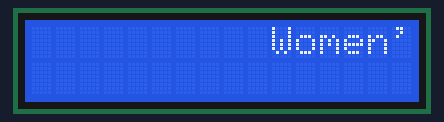
Recording of a sketch running on a simulated Arduino Uno, built with avr-gcc and run on an emulated ATmega328P. Shown: 16×2 character LCD.

Above: at 0.26 s.
At 0.67 s:
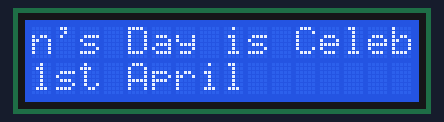
At 4.69 s:
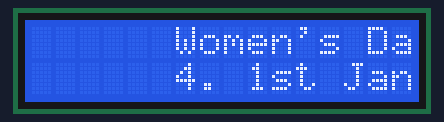
At 9.92 s:
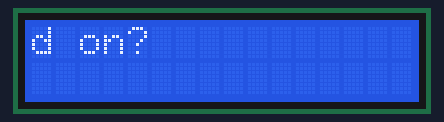
At 19.98 s:
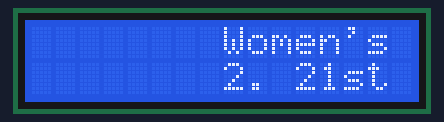
At 39.7 s:
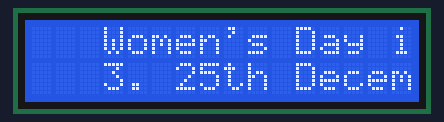

The sketch:

LongTextLoop.ino
```cpp
#include <LiquidCrystal.h>
const int rs = 12, en = 11, d4 = 5, d5 = 4, d6 = 3, d7 = 2;
LiquidCrystal lcd(rs, en, d4, d5, d6, d7);          // select the pins used on the LCD panel
String myStrings[] = {"1. 8th March",  "2. 21st April", "3. 25th December", "4. 1st January"};
int i;
void setup() {
  i = 0;
  // set up the LCD's number of columns and rows:
  lcd.begin(16, 2);
  // Print a message to the LCD.
  lcd.autoscroll();
  lcd.print("Women's Day is Celebrated on?");
}

void loop() {
  i = i+1;
  // set the cursor to column 0, line 1
  // (note: line 1 is the second row, since counting begins with 0):
  lcd.setCursor(0,0);
  lcd.scrollDisplayLeft();
  delay(400);
  lcd.setCursor(0, 1);
  // print the number of seconds since reset:
  lcd.print(myStrings[i%4]);
}
```

Measured:
- what the display in image 1 shows lasts 0.4 s, from 0.5 s to 0.9 s
